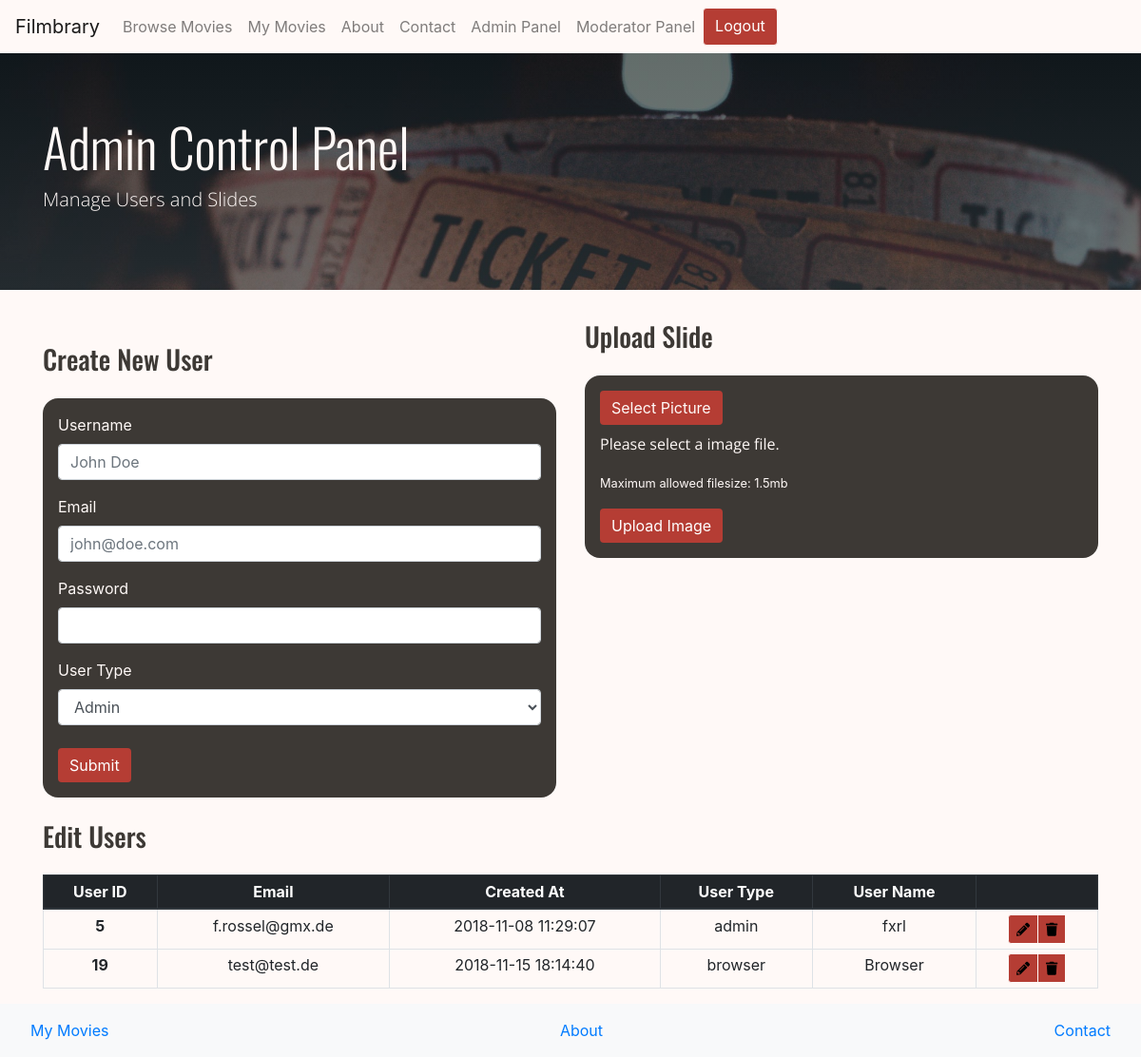
The page /admin.php (signed in) on the database its author committed.
### tables this page shows
CREATE TABLE `users` (
  `id` int(11) unsigned NOT NULL AUTO_INCREMENT,
  `email` varchar(255) NOT NULL DEFAULT '',
  `password` varchar(255) NOT NULL DEFAULT '',
  `created_at` timestamp NOT NULL DEFAULT CURRENT_TIMESTAMP ON UPDATE CURRENT_TIMESTAMP,
  `user_type` varchar(255) NOT NULL DEFAULT '',
  `user_name` varchar(255) NOT NULL DEFAULT '',
  PRIMARY KEY (`id`)
);

### sql/user_table.php (the view)
<?php
    include '../components/database.php';
    $sql_query = "SELECT * FROM users";
    $results = mysqli_query($conn, $sql_query);
    while ($row = mysqli_fetch_array($results)) {
        echo
            "<tr>
                <th scope='row'>" . $row['id'] . "</th>
                <td>" .$row['email']. "</td>
                <td>" . $row['created_at'] . "</td>
                <td>" .$row['user_type']. "</td>
                <td>" .$row['user_name']. "</td>
            </tr>";
    }
?>

### rows shown on the page
users: id "5", email "f.rossel@gmx.de", created_at "2018-11-08 11:29:07", user_type "admin", user_name "fxrl"
users: id "19", email "test@test.de", created_at "2018-11-15 18:14:40", user_type "browser", user_name "Browser"
